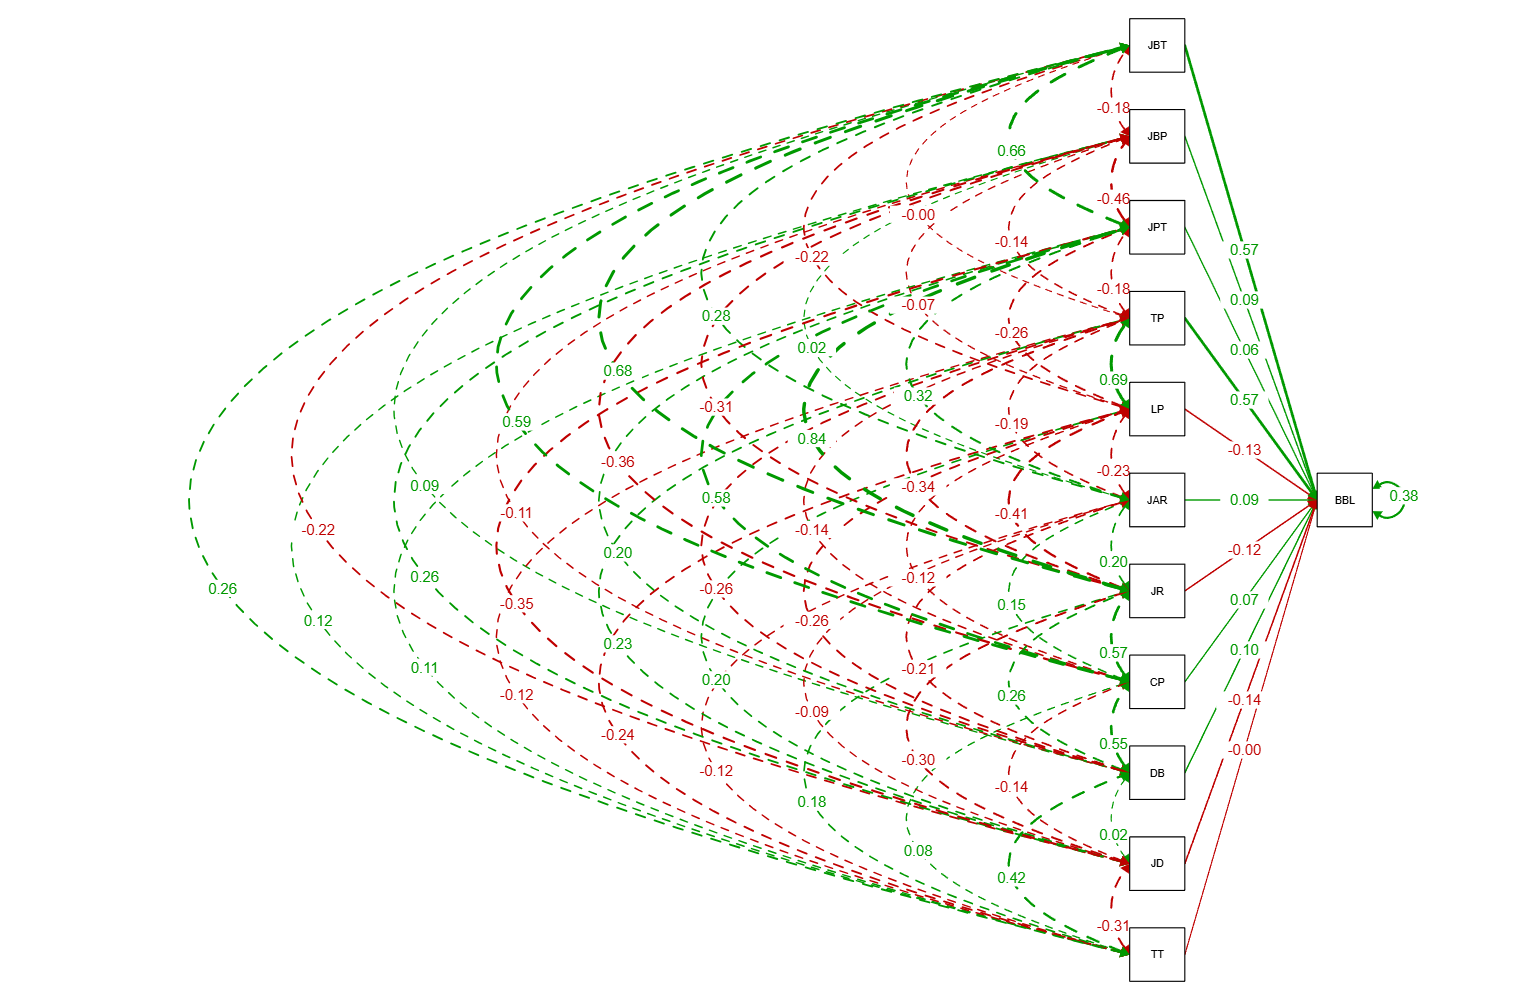

Here is the R script that generated this plot:
# Instalasi Library

# install.packages("httpgd")

# Pemanggilan Library

library(readxl)
library(olsrr)
library(lavaan)
library(semPlot)
         
# Setting excel data

Excel_Data_Total <- read_excel(
  "R/archive/Kedelai Kering/Contoh Data Total.xlsx", 
  col_types = c(
    "text", "text","numeric", 
    "numeric", "numeric", "numeric", 
    "numeric", "numeric", "numeric", 
    "numeric", "numeric", "numeric", 
    "numeric", "numeric", "numeric", 
    "numeric", "numeric", "numeric", 
    "numeric", "numeric", "numeric", 
    "numeric", "numeric", "numeric", 
    "numeric", "numeric"
  )
)

# Input data

model <- lm(
  BPT ~ 
  TT + JD + DB + JCA + JCT + JCB + JCL + CP + JR + JAR + PP + LP + TP + PB + LB + TB + JPT + JBP + JBT, 
  data = Excel_Data_Total
  ) 

# Mengecek VIF

ols_vif_tol(model)

# Data grafik

modelHasilVIF <- "BBL ~ TT + JD + DB + CP + JR + JAR + LP + TP + JPT + JBP + JBT"
modelOrtogonal <- sem(modelHasilVIF, data = Excel_Data_Total, orthogonal=TRUE)
print(modelOrtogonal)

# Format & print grafik

semPaths(
    modelOrtogonal,
    "std", 
    intercepts = TRUE, 
    mar = c(1,-1,1,-8),     # Margin
    intStyle = "single",    
    thresholds = TRUE,      
    rotation = 2,           # Rotasi
    layout = "tree2",       # Layout
    curvature = 20,         # Kelengkungan
    title.cex = 0.3,
    nCharNodes = 4,
    nCharEdges = 3,
    nDigits = 2,            
    sizeMan = 4, 
    sizeInt = 2, 
    sizeLat = 2, 
    edge.label.cex=0.8, 
    exoVar = FALSE, 
    fade=FALSE, 
    esize = 3, 
    asize = 1.5, 
    edge.width = 1, 
    node.width = 1, 
    width = 10, 
    height = 9, 
    ThreshAtSide = TRUE, 
    thresholdSize = 3, 
    optimizeLatRes = TRUE, 
    centerLevels = TRUE, 
    layoutSplit = TRUE, 
    cardinal = TRUE, 
    edge.label.position=0.45
    )
